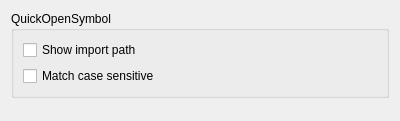
<?xml version="1.0" encoding="UTF-8"?>
<ui version="4.0">
 <class>GolangAstOption</class>
 <widget class="QWidget" name="GolangAstOption">
  <property name="geometry">
   <rect>
    <x>0</x>
    <y>0</y>
    <width>400</width>
    <height>121</height>
   </rect>
  </property>
  <property name="windowTitle">
   <string>Form</string>
  </property>
  <layout class="QVBoxLayout" name="verticalLayout_2">
   <item>
    <widget class="QGroupBox" name="groupBox">
     <property name="title">
      <string>QuickOpenSymbol</string>
     </property>
     <layout class="QVBoxLayout" name="verticalLayout">
      <item>
       <widget class="QCheckBox" name="checkQuickSymbolImportPath">
        <property name="text">
         <string>Show import path</string>
        </property>
       </widget>
      </item>
      <item>
       <widget class="QCheckBox" name="checkQuickSymbolMatchCase">
        <property name="text">
         <string>Match case sensitive</string>
        </property>
       </widget>
      </item>
     </layout>
    </widget>
   </item>
   <item>
    <spacer name="verticalSpacer">
     <property name="orientation">
      <enum>Qt::Vertical</enum>
     </property>
     <property name="sizeHint" stdset="0">
      <size>
       <width>20</width>
       <height>24</height>
      </size>
     </property>
    </spacer>
   </item>
  </layout>
 </widget>
 <resources/>
 <connections/>
</ui>
